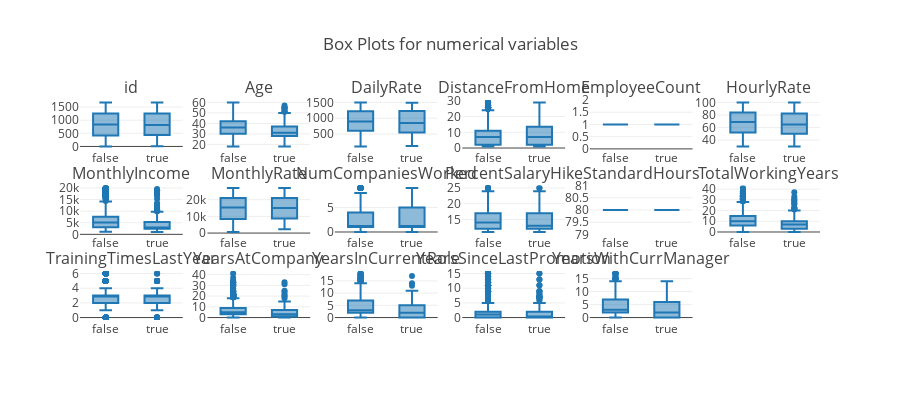

The cell this chart's notebook holds for it:
### Code cell
comb = product(list(range(3)),list(range(6)))
fig = make_subplots(rows=3, cols=6, subplot_titles=num_data.columns[:-1])

for column,(row,col) in zip(num_data.columns[:-1], comb):
    fig.add_traces(px.box(num_data, x="Attrition", y=column, template="none")["data"], rows=row+1, cols=col+1)
    
fig.update_layout(title_text="Box Plots for numerical variables", height=400, showlegend=False, template="none")

### Figure 1 — Plotly figure (JSON) as saved in the notebook; plotly's stock layout.template omitted (floating-point values rounded to 4 significant figures; data arrays with more than 128 entries replaced by an {"elided": "..."} marker saying what was removed)
{"data": [{"alignmentgroup": "True", "hovertemplate": "Attrition=%{x}<br>id=%{y}<extra></extra>", "legendgroup": "", "marker": {"color": "#1F77B4"}, "name": "", "notched": false, "offsetgroup": "", "orientation": "v", "showlegend": false, "type": "box", "x": {"elided": "1674 bool values"}, "x0": " ", "xaxis": "x", "y": {"elided": "1674 int values"}, "y0": " ", "yaxis": "y"}, {"alignmentgroup": "True", "hovertemplate": "Attrition=%{x}<br>Age=%{y}<extra></extra>", "legendgroup": "", "marker": {"color": "#1F77B4"}, "name": "", "notched": false, "offsetgroup": "", "orientation": "v", "showlegend": false, "type": "box", "x": {"elided": "1674 bool values"}, "x0": " ", "xaxis": "x2", "y": {"elided": "1674 int values"}, "y0": " ", "yaxis": "y2"}, {"alignmentgroup": "True", "hovertemplate": "Attrition=%{x}<br>DailyRate=%{y}<extra></extra>", "legendgroup": "", "marker": {"color": "#1F77B4"}, "name": "", "notched": false, "offsetgroup": "", "orientation": "v", "showlegend": false, "type": "box", "x": {"elided": "1674 bool values"}, "x0": " ", "xaxis": "x3", "y": {"elided": "1674 int values"}, "y0": " ", "yaxis": "y3"}, {"alignmentgroup": "True", "hovertemplate": "Attrition=%{x}<br>DistanceFromHome=%{y}<extra></extra>", "legendgroup": "", "marker": {"color": "#1F77B4"}, "name": "", "notched": false, "offsetgroup": "", "orientation": "v", "showlegend": false, "type": "box", "x": {"elided": "1674 bool values"}, "x0": " ", "xaxis": "x4", "y": {"elided": "1674 int values"}, "y0": " ", "yaxis": "y4"}, {"alignmentgroup": "True", "hovertemplate": "Attrition=%{x}<br>EmployeeCount=%{y}<extra></extra>", "legendgroup": "", "marker": {"color": "#1F77B4"}, "name": "", "notched": false, "offsetgroup": "", "orientation": "v", "showlegend": false, "type": "box", "x": {"elided": "1674 bool values"}, "x0": " ", "xaxis": "x5", "y": {"elided": "1674 int values"}, "y0": " ", "yaxis": "y5"}, {"alignmentgroup": "True", "hovertemplate": "Attrition=%{x}<br>HourlyRate=%{y}<extra></extra>", "legendgroup": "", "marker": {"color": "#1F77B4"}, "name": "", "notched": false, "offsetgroup": "", "orientation": "v", "showlegend": false, "type": "box", "x": {"elided": "1674 bool values"}, "x0": " ", "xaxis": "x6", "y": {"elided": "1674 int values"}, "y0": " ", "yaxis": "y6"}, {"alignmentgroup": "True", "hovertemplate": "Attrition=%{x}<br>MonthlyIncome=%{y}<extra></extra>", "legendgroup": "", "marker": {"color": "#1F77B4"}, "name": "", "notched": false, "offsetgroup": "", "orientation": "v", "showlegend": false, "type": "box", "x": {"elided": "1674 bool values"}, "x0": " ", "xaxis": "x7", "y": {"elided": "1674 int values"}, "y0": " ", "yaxis": "y7"}, {"alignmentgroup": "True", "hovertemplate": "Attrition=%{x}<br>MonthlyRate=%{y}<extra></extra>", "legendgroup": "", "marker": {"color": "#1F77B4"}, "name": "", "notched": false, "offsetgroup": "", "orientation": "v", "showlegend": false, "type": "box", "x": {"elided": "1674 bool values"}, "x0": " ", "xaxis": "x8", "y": {"elided": "1674 int values"}, "y0": " ", "yaxis": "y8"}, {"alignmentgroup": "True", "hovertemplate": "Attrition=%{x}<br>NumCompaniesWorked=%{y}<extra></extra>", "legendgroup": "", "marker": {"color": "#1F77B4"}, "name": "", "notched": false, "offsetgroup": "", "orientation": "v", "showlegend": false, "type": "box", "x": {"elided": "1674 bool values"}, "x0": " ", "xaxis": "x9", "y": {"elided": "1674 int values"}, "y0": " ", "yaxis": "y9"}, {"alignmentgroup": "True", "hovertemplate": "Attrition=%{x}<br>PercentSalaryHike=%{y}<extra></extra>", "legendgroup": "", "marker": {"color": "#1F77B4"}, "name": "", "notched": false, "offsetgroup": "", "orientation": "v", "showlegend": false, "type": "box", "x": {"elided": "1674 bool values"}, "x0": " ", "xaxis": "x10", "y": {"elided": "1674 int values"}, "y0": " ", "yaxis": "y10"}, {"alignmentgroup": "True", "hovertemplate": "Attrition=%{x}<br>StandardHours=%{y}<extra></extra>", "legendgroup": "", "marker": {"color": "#1F77B4"}, "name": "", "notched": false, "offsetgroup": "", "orientation": "v", "showlegend": false, "type": "box", "x": {"elided": "1674 bool values"}, "x0": " ", "xaxis": "x11", "y": {"elided": "1674 int values"}, "y0": " ", "yaxis": "y11"}, {"alignmentgroup": "True", "hovertemplate": "Attrition=%{x}<br>TotalWorkingYears=%{y}<extra></extra>", "legendgroup": "", "marker": {"color": "#1F77B4"}, "name": "", "notched": false, "offsetgroup": "", "orientation": "v", "showlegend": false, "type": "box", "x": {"elided": "1674 bool values"}, "x0": " ", "xaxis": "x12", "y": {"elided": "1674 int values"}, "y0": " ", "yaxis": "y12"}, {"alignmentgroup": "True", "hovertemplate": "Attrition=%{x}<br>TrainingTimesLastYear=%{y}<extra></extra>", "legendgroup": "", "marker": {"color": "#1F77B4"}, "name": "", "notched": false, "offsetgroup": "", "orientation": "v", "showlegend": false, "type": "box", "x": {"elided": "1674 bool values"}, "x0": " ", "xaxis": "x13", "y": {"elided": "1674 int values"}, "y0": " ", "yaxis": "y13"}, {"alignmentgroup": "True", "hovertemplate": "Attrition=%{x}<br>YearsAtCompany=%{y}<extra></extra>", "legendgroup": "", "marker": {"color": "#1F77B4"}, "name": "", "notched": false, "offsetgroup": "", "orientation": "v", "showlegend": false, "type": "box", "x": {"elided": "1674 bool values"}, "x0": " ", "xaxis": "x14", "y": {"elided": "1674 int values"}, "y0": " ", "yaxis": "y14"}, {"alignmentgroup": "True", "hovertemplate": "Attrition=%{x}<br>YearsInCurrentRole=%{y}<extra></extra>", "legendgroup": "", "marker": {"color": "#1F77B4"}, "name": "", "notched": false, "offsetgroup": "", "orientation": "v", "showlegend": false, "type": "box", "x": {"elided": "1674 bool values"}, "x0": " ", "xaxis": "x15", "y": {"elided": "1674 int values"}, "y0": " ", "yaxis": "y15"}, {"alignmentgroup": "True", "hovertemplate": "Attrition=%{x}<br>YearsSinceLastPromotion=%{y}<extra></extra>", "legendgroup": "", "marker": {"color": "#1F77B4"}, "name": "", "notched": false, "offsetgroup": "", "orientation": "v", "showlegend": false, "type": "box", "x": {"elided": "1674 bool values"}, "x0": " ", "xaxis": "x16", "y": {"elided": "1674 int values"}, "y0": " ", "yaxis": "y16"}, {"alignmentgroup": "True", "hovertemplate": "Attrition=%{x}<br>YearsWithCurrManager=%{y}<extra></extra>", "legendgroup": "", "marker": {"color": "#1F77B4"}, "name": "", "notched": false, "offsetgroup": "", "orientation": "v", "showlegend": false, "type": "box", "x": {"elided": "1674 bool values"}, "x0": " ", "xaxis": "x17", "y": {"elided": "1674 int values"}, "y0": " ", "yaxis": "y17"}], "layout": {"annotations": [{"font": {"size": 16}, "showarrow": false, "text": "id", "x": 0.06944, "xanchor": "center", "xref": "paper", "y": 1, "yanchor": "bottom", "yref": "paper"}, {"font": {"size": 16}, "showarrow": false, "text": "Age", "x": 0.2417, "xanchor": "center", "xref": "paper", "y": 1, "yanchor": "bottom", "yref": "paper"}, {"font": {"size": 16}, "showarrow": false, "text": "DailyRate", "x": 0.4139, "xanchor": "center", "xref": "paper", "y": 1, "yanchor": "bottom", "yref": "paper"}, {"font": {"size": 16}, "showarrow": false, "text": "DistanceFromHome", "x": 0.5861, "xanchor": "center", "xref": "paper", "y": 1, "yanchor": "bottom", "yref": "paper"}, {"font": {"size": 16}, "showarrow": false, "text": "EmployeeCount", "x": 0.7583, "xanchor": "center", "xref": "paper", "y": 1, "yanchor": "bottom", "yref": "paper"}, {"font": {"size": 16}, "showarrow": false, "text": "HourlyRate", "x": 0.9306, "xanchor": "center", "xref": "paper", "y": 1, "yanchor": "bottom", "yref": "paper"}, {"font": {"size": 16}, "showarrow": false, "text": "MonthlyIncome", "x": 0.06944, "xanchor": "center", "xref": "paper", "y": 0.6111, "yanchor": "bottom", "yref": "paper"}, {"font": {"size": 16}, "showarrow": false, "text": "MonthlyRate", "x": 0.2417, "xanchor": "center", "xref": "paper", "y": 0.6111, "yanchor": "bottom", "yref": "paper"}, {"font": {"size": 16}, "showarrow": false, "text": "NumCompaniesWorked", "x": 0.4139, "xanchor": "center", "xref": "paper", "y": 0.6111, "yanchor": "bottom", "yref": "paper"}, {"font": {"size": 16}, "showarrow": false, "text": "PercentSalaryHike", "x": 0.5861, "xanchor": "center", "xref": "paper", "y": 0.6111, "yanchor": "bottom", "yref": "paper"}, {"font": {"size": 16}, "showarrow": false, "text": "StandardHours", "x": 0.7583, "xanchor": "center", "xref": "paper", "y": 0.6111, "yanchor": "bottom", "yref": "paper"}, {"font": {"size": 16}, "showarrow": false, "text": "TotalWorkingYears", "x": 0.9306, "xanchor": "center", "xref": "paper", "y": 0.6111, "yanchor": "bottom", "yref": "paper"}, {"font": {"size": 16}, "showarrow": false, "text": "TrainingTimesLastYear", "x": 0.06944, "xanchor": "center", "xref": "paper", "y": 0.2222, "yanchor": "bottom", "yref": "paper"}, {"font": {"size": 16}, "showarrow": false, "text": "YearsAtCompany", "x": 0.2417, "xanchor": "center", "xref": "paper", "y": 0.2222, "yanchor": "bottom", "yref": "paper"}, {"font": {"size": 16}, "showarrow": false, "text": "YearsInCurrentRole", "x": 0.4139, "xanchor": "center", "xref": "paper", "y": 0.2222, "yanchor": "bottom", "yref": "paper"}, {"font": {"size": 16}, "showarrow": false, "text": "YearsSinceLastPromotion", "x": 0.5861, "xanchor": "center", "xref": "paper", "y": 0.2222, "yanchor": "bottom", "yref": "paper"}, {"font": {"size": 16}, "showarrow": false, "text": "YearsWithCurrManager", "x": 0.7583, "xanchor": "center", "xref": "paper", "y": 0.2222, "yanchor": "bottom", "yref": "paper"}], "height": 400, "showlegend": false, "title": {"text": "Box Plots for numerical variables"}, "xaxis": {"anchor": "y", "domain": [0, 0.1389]}, "xaxis10": {"anchor": "y10", "domain": [0.5167, 0.6556]}, "xaxis11": {"anchor": "y11", "domain": [0.6889, 0.8278]}, "xaxis12": {"anchor": "y12", "domain": [0.8611, 1]}, "xaxis13": {"anchor": "y13", "domain": [0, 0.1389]}, "xaxis14": {"anchor": "y14", "domain": [0.1722, 0.3111]}, "xaxis15": {"anchor": "y15", "domain": [0.3444, 0.4833]}, "xaxis16": {"anchor": "y16", "domain": [0.5167, 0.6556]}, "xaxis17": {"anchor": "y17", "domain": [0.6889, 0.8278]}, "xaxis18": {"anchor": "y18", "domain": [0.8611, 1]}, "xaxis2": {"anchor": "y2", "domain": [0.1722, 0.3111]}, "xaxis3": {"anchor": "y3", "domain": [0.3444, 0.4833]}, "xaxis4": {"anchor": "y4", "domain": [0.5167, 0.6556]}, "xaxis5": {"anchor": "y5", "domain": [0.6889, 0.8278]}, "xaxis6": {"anchor": "y6", "domain": [0.8611, 1]}, "xaxis7": {"anchor": "y7", "domain": [0, 0.1389]}, "xaxis8": {"anchor": "y8", "domain": [0.1722, 0.3111]}, "xaxis9": {"anchor": "y9", "domain": [0.3444, 0.4833]}, "yaxis": {"anchor": "x", "domain": [0.7778, 1]}, "yaxis10": {"anchor": "x10", "domain": [0.3889, 0.6111]}, "yaxis11": {"anchor": "x11", "domain": [0.3889, 0.6111]}, "yaxis12": {"anchor": "x12", "domain": [0.3889, 0.6111]}, "yaxis13": {"anchor": "x13", "domain": [0, 0.2222]}, "yaxis14": {"anchor": "x14", "domain": [0, 0.2222]}, "yaxis15": {"anchor": "x15", "domain": [0, 0.2222]}, "yaxis16": {"anchor": "x16", "domain": [0, 0.2222]}, "yaxis17": {"anchor": "x17", "domain": [0, 0.2222]}, "yaxis18": {"anchor": "x18", "domain": [0, 0.2222]}, "yaxis2": {"anchor": "x2", "domain": [0.7778, 1]}, "yaxis3": {"anchor": "x3", "domain": [0.7778, 1]}, "yaxis4": {"anchor": "x4", "domain": [0.7778, 1]}, "yaxis5": {"anchor": "x5", "domain": [0.7778, 1]}, "yaxis6": {"anchor": "x6", "domain": [0.7778, 1]}, "yaxis7": {"anchor": "x7", "domain": [0.3889, 0.6111]}, "yaxis8": {"anchor": "x8", "domain": [0.3889, 0.6111]}, "yaxis9": {"anchor": "x9", "domain": [0.3889, 0.6111]}}}
